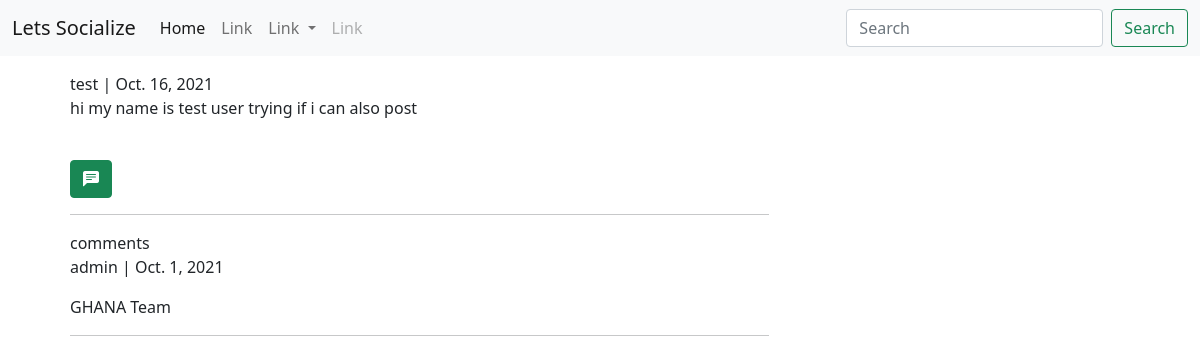
Page /social/14/ on the committed database.
### social/models.py (models this page shows)
class Post(models.Model):
  body = models.TextField()
  created_on = models.DateField(default=datetime.now)
  author = models.ForeignKey(User, on_delete=models.CASCADE)

class Comment(models.Model):
  post = models.ForeignKey(Post,on_delete=models.CASCADE)
  body = models.TextField()
  author = models.ForeignKey(User, on_delete=models.CASCADE)
  created_on = models.DateField(default=datetime.now)

### social/views.py (the view)
# urls.py: path('<int:id>/',views.postDetail,name="post_detail"),
def postDetail(request, id):
  post = get_object_or_404(Post, id=id)
  comments = Comment.objects.all()
  form = CommentForm()
  if request.method == 'POST':
    body = request.POST['body']
    author = request.user
    comment = Comment.objects.create(author=author,body=body,post=post)
    comment.save()
    return HttpResponseRedirect(reverse('social:post_detail', args=[post.id]))
  context = {'post':post,'form':form,'comments':comments}
  return render(request,'social/detail.html',context)

### social/forms.py
class CommentForm(ModelForm):
  body = forms.CharField(
    label = '',
    widget=forms.Textarea(attrs={
      'rows':'3',
      'placeholder':'comment'
    })
  )
  class Meta:
    model = Comment
    fields = ['body']

### templates/social/detail.html (shortened to what this page needs)
{% extends 'base.html' %}
{% load crispy_forms_tags  %}
{% block content %}
<div class="container">
  <div class="row m-2 p-2">
    <div class="col-md-8">
      {{ post.author }} | {{ post.created_on }}
     <p class=""> {{ post.body }}</p>
     <br>
     <div x-data="{ open: false }">
      <button @click="open = ! open" class="btn btn-success"> <i class="bi bi-chat-left-text-fill"  ></i>  </button>
    </div>
     <hr>
    </div>
    <div class="col-md-8">
      <span>comments</span>
      <br>
      {% if comments %}
      {% for comment  in comments %}
      <p>{{ comment.author }} | {{ comment.created_on }}</p>
       {{ comment.body }}
       <hr>
      {% endfor %}
      {% endif %}
    </div>
  </div>
</div>
{% endblock %}

### rows in the picture
Post: author "test", created_on "Oct. 16, 2021", body "hi my name is test user trying if i can also post"
Comment: author "admin", created_on "Oct. 1, 2021", body "GHANA Team"
